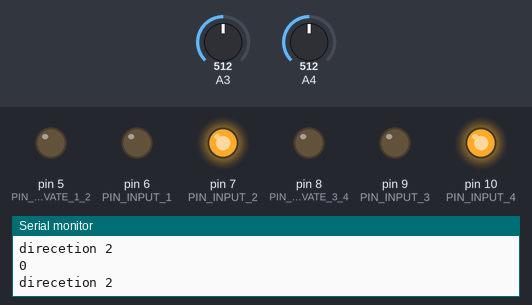
The sketch below on a simulated Arduino Uno, built with avr-gcc and run on an emulated ATmega328P. Parts: output pins drawn as LEDs (lit = HIGH), the last lines printed to the serial monitor. The test bench sets the inputs (shaded band); at power-on: A3 = 512, A4 = 512.

Above: at 1.4 s.
1.5 s: A3 set to 555
3.0 s: A3 set to 578
At 4.2 s:
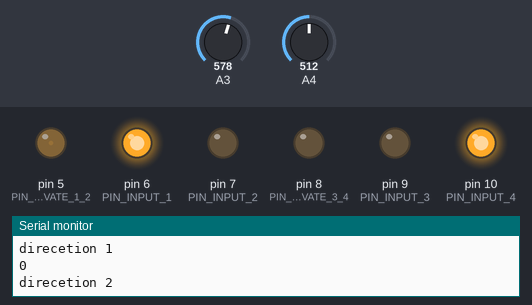
4.5 s: A4 set to 555
6.0 s: A4 set to 580
At 6.4 s:
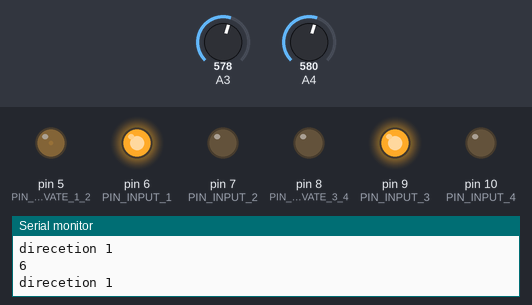
7.5 s: A3 set to 511
At 8.4 s:
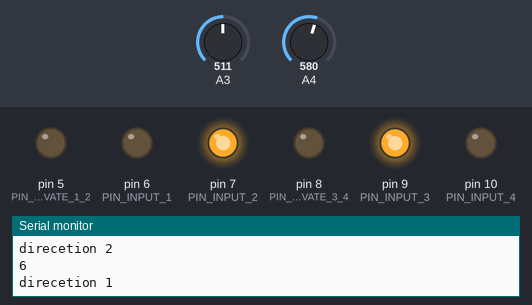
9.3 s: A4 set to 89
At 10.3 s:
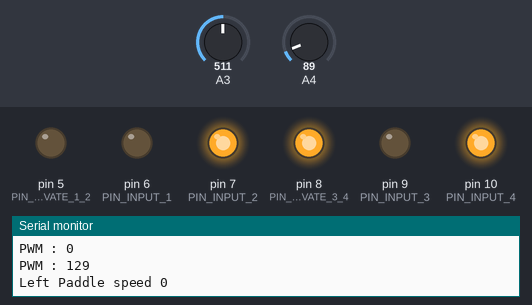
Timing chart, 0 to 12.2 s (numbered marks = the images above; inputs shaded):
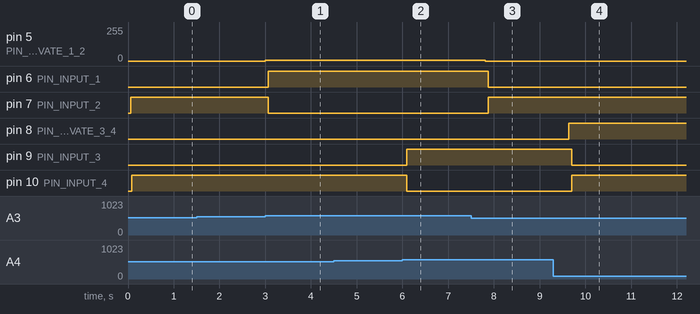

Measured:
- the behaviour switches between 565 and 566 on A3 (found by bisection; images 0 and 1)
- the behaviour switches between 565 and 566 on A4 (found by bisection; images 1 and 2)
- after the input at 3.0 s, pin 5 (PIN_ACTIVATE_1_2): 0/255 → 5/255 at once; pin 6 (PIN_INPUT_1): LOW → HIGH after 0.06 s; pin 7 (PIN_INPUT_2): HIGH → LOW after 0.06 s
- after the input at 6.0 s, pin 9 (PIN_INPUT_3): LOW → HIGH after 0.09 s; pin 10 (PIN_INPUT_4): HIGH → LOW after 0.09 s
- after the input at 7.5 s, pin 5 (PIN_ACTIVATE_1_2): 5/255 → 0/255 after 0.31 s; pin 6 (PIN_INPUT_1): HIGH → LOW after 0.37 s; pin 7 (PIN_INPUT_2): LOW → HIGH after 0.37 s
- after the input at 9.3 s, pin 8 (PIN_ACTIVATE_3_4): LOW → HIGH after 0.33 s; pin 9 (PIN_INPUT_3): HIGH → LOW after 0.40 s; pin 10 (PIN_INPUT_4): LOW → HIGH after 0.40 s

The sketch:

motor_actuation.ino
```cpp
/**
 * Use of 2 DC motor and a L298N
 */

// Motor 1
const int PIN_ACTIVATE_3_4 = 8;
const int PIN_INPUT_3 = 9;
const int PIN_INPUT_4 = 10;

// Motor 2
const int PIN_ACTIVATE_1_2 = 5;
const int PIN_INPUT_1 = 6;
const int PIN_INPUT_2 = 7;

//Input
String a ="";

bool choice = false;

/**
 * Initialize the pins of a motor
 */
void initMotor(int activationPin, int pin1, int pin2)
{
    pinMode(activationPin, OUTPUT);
    pinMode(pin1, OUTPUT);
    pinMode(pin2, OUTPUT);
    // Enable the motor driver
    analogWrite(activationPin, 0);

}


int to_move(int potentio, int act_pin) //normalise potentio reading
{
  int spd = 0;
  int abs_spd = 0;
  float reading = 50;

  reading = potentio/10.23;
  if (reading < 45 && reading >1 )
  {
    spd = (-(45 - reading)/45)*160;
  }
  else if (reading > 55  && reading < 99)
  {
    spd = ((reading-55)/45)*160;
  }
  else
  {
    spd = 0;
  }
  abs_spd = abs(spd);
  Serial.print("PWM : ");
  Serial.println(abs_spd);
  analogWrite(act_pin, abs_spd);

  delay(20);
  return spd;
 }
 /**
 * Run a motor either clockwise or counter-clockwise
 */

void runMotor(int pin1, int pin2, int spd ) //bidirectional control
{
    Serial.println(spd);
    if (spd>0) {
        // Run the motor clockwise
        Serial.println("direcetion 1");
        digitalWrite(pin1, HIGH);
        digitalWrite(pin2, LOW);
            delay(20);


    } else {
        // Run the motor counter-clockwise
        Serial.println("direcetion 2");
        digitalWrite(pin1, LOW);
        digitalWrite(pin2, HIGH);
            delay(20);


    }

}


// Main functions

void setup()
{
    Serial.begin(9600);
    initMotor(PIN_ACTIVATE_1_2, PIN_INPUT_1, PIN_INPUT_2);
    initMotor(PIN_ACTIVATE_3_4, PIN_INPUT_3, PIN_INPUT_4);


}

void loop()
{
  //input height
    int left_paddle = analogRead(A3); //receive potentio reading
    int right_paddle = analogRead(A4);
    int left_speed = 0;
    int right_speed=0;

    Serial.print("Left potentiometer ");
    Serial.print(left_paddle);
    Serial.print("\n");

    Serial.print("Right potentiometer ");
    Serial.print(right_paddle);
     Serial.print("\n");

    left_speed = to_move(left_paddle, PIN_ACTIVATE_1_2);
    right_speed = to_move(right_paddle, PIN_ACTIVATE_3_4);
    Serial.print("Left Paddle speed ");
    Serial.print(left_speed);
    Serial.print("\n");

    Serial.print("Right Paddle speed ");
    Serial.print(right_speed);
    Serial.print("\n");


    runMotor(PIN_INPUT_1, PIN_INPUT_2,left_speed);
    runMotor(PIN_INPUT_3, PIN_INPUT_4,right_speed);


    delay(500);
        //reached


}
```
